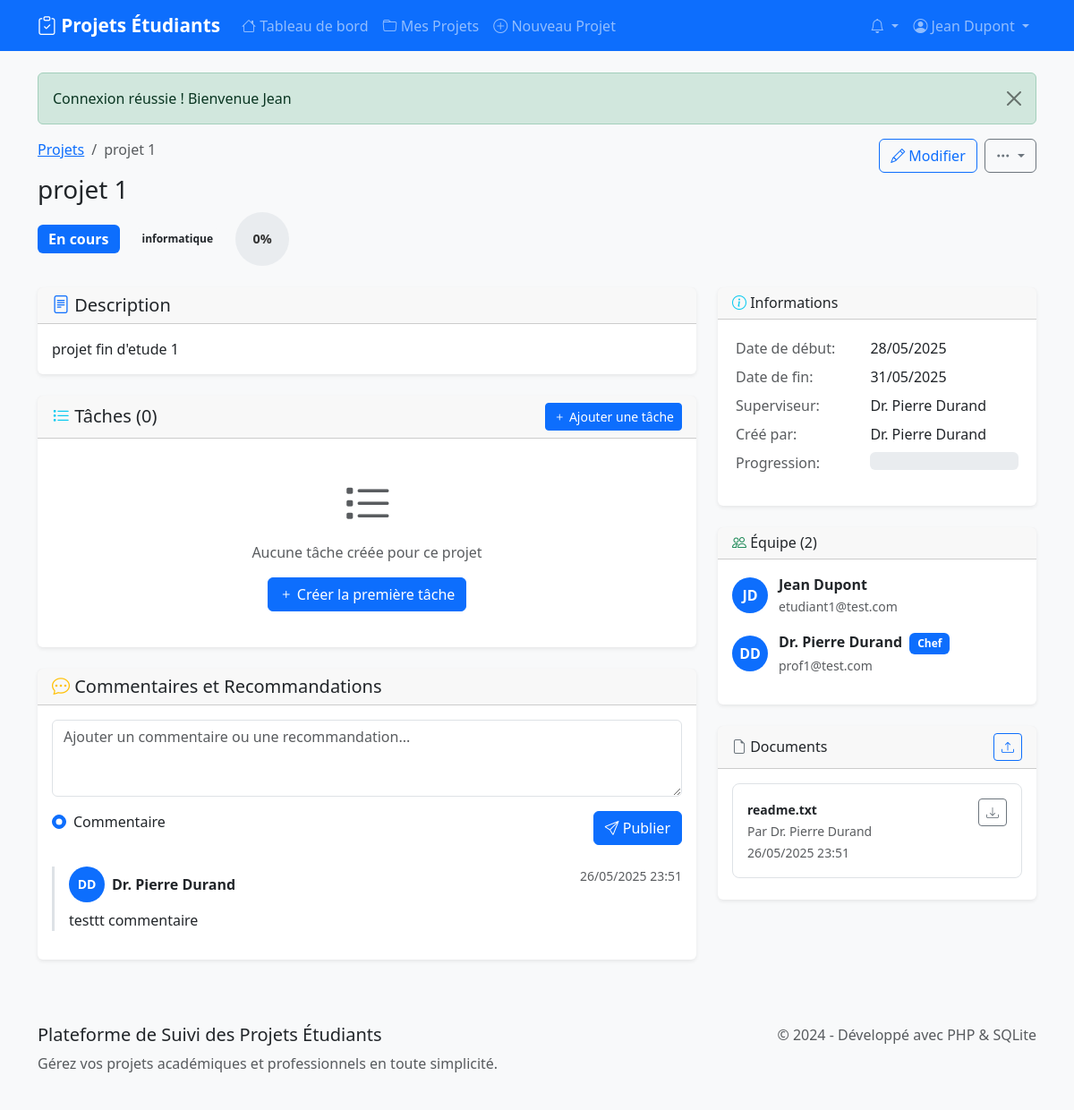
Page /pages/project_detail.php?id=1 (signed in) on the committed database.
### tables this page shows
CREATE TABLE users (
        id INTEGER PRIMARY KEY AUTOINCREMENT,
        username VARCHAR(50) UNIQUE NOT NULL,
        email VARCHAR(100) UNIQUE NOT NULL,
        password VARCHAR(255) NOT NULL,
        first_name VARCHAR(50) NOT NULL,
        last_name VARCHAR(50) NOT NULL,
        role TEXT DEFAULT 'student',
        created_at DATETIME DEFAULT CURRENT_TIMESTAMP
    );

CREATE TABLE projects (
        id INTEGER PRIMARY KEY AUTOINCREMENT,
        title VARCHAR(200) NOT NULL,
        description TEXT,
        domain VARCHAR(100),
        start_date DATE,
        end_date DATE,
        status TEXT DEFAULT 'planning',
        progress_percentage INTEGER DEFAULT 0,
        supervisor_id INTEGER,
        created_by INTEGER,
        created_at DATETIME DEFAULT CURRENT_TIMESTAMP
    );

CREATE TABLE comments (
        id INTEGER PRIMARY KEY AUTOINCREMENT,
        project_id INTEGER,
        user_id INTEGER,
        comment TEXT NOT NULL,
        type TEXT DEFAULT 'comment',
        created_at DATETIME DEFAULT CURRENT_TIMESTAMP
    );

CREATE TABLE project_members (
        id INTEGER PRIMARY KEY AUTOINCREMENT,
        project_id INTEGER,
        user_id INTEGER,
        role TEXT DEFAULT 'member',
        joined_at DATETIME DEFAULT CURRENT_TIMESTAMP
    );

CREATE TABLE documents (
        id INTEGER PRIMARY KEY AUTOINCREMENT,
        project_id INTEGER,
        uploaded_by INTEGER,
        filename VARCHAR(255) NOT NULL,
        original_name VARCHAR(255) NOT NULL,
        file_size INTEGER,
        mime_type VARCHAR(100),
        upload_path VARCHAR(500),
        created_at DATETIME DEFAULT CURRENT_TIMESTAMP
    );

### pages/project_detail.php (the view, shortened to what the rows shown need)
<?php
require_once '../includes/header.php';
$projectId = $_GET['id'] ?? 0;
$db = getDB();
$project = getProject($projectId);
$members = getProjectMembers($projectId);
$comments = $db->fetchAll("
    SELECT c.*, u.first_name, u.last_name
    FROM comments c
    JOIN users u ON c.user_id = u.id
    WHERE c.project_id = ?
    ORDER BY c.created_at DESC
", [$projectId]);
$documents = $db->fetchAll("
    SELECT d.*, u.first_name, u.last_name
    FROM documents d
    JOIN users u ON d.uploaded_by = u.id
    WHERE d.project_id = ?
    ORDER BY d.created_at DESC
", [$projectId]);
$currentProgress = updateProjectProgress($projectId);
?>
<div class="row">
    <div class="col-12">
        <div class="d-flex justify-content-between align-items-start mb-4">
            <div>
                <nav aria-label="breadcrumb">
                    <ol class="breadcrumb">
                        <li class="breadcrumb-item"><a href="/pages/projects.php">Projets</a></li>
                        <li class="breadcrumb-item active"><?php echo e($project['title']); ?></li>
                    </ol>
                </nav>
                <h1 class="h3 mb-2"><?php echo e($project['title']); ?></h1>
                <div class="d-flex align-items-center gap-3">
                    <span class="badge bg-<?php echo getStatusClass($project['status']); ?> fs-6">
                        <?php echo getStatusLabel($project['status']); ?>
                    </span>
                    <?php if (!empty($project['domain'])): ?>
                    <span class="badge bg-light text-dark"><?php echo e($project['domain']); ?></span>
                    <?php endif; ?>
                    <div class="progress-circle" data-progress="<?php echo $currentProgress; ?>">
                        <?php echo $currentProgress; ?>%
                    </div>
                </div>
            </div>
        </div>
    </div>
</div>
<div class="row">
    <div class="col-lg-8">
        <div class="card mb-4">
            <div class="card-body">
                <p class="mb-0"><?php echo nl2br(e($project['description'])); ?></p>
            </div>
        </div>
        <div class="card">
            <div class="card-body">
                <div class="comments-list">
                    <?php if (empty($comments)): ?>
                    <p class="text-muted text-center">Aucun commentaire pour le moment</p>
                    <?php else: ?>
                    <?php foreach ($comments as $comment): ?>
                    <div class="comment-item type-<?php echo $comment['type']; ?> mb-3">
                        <div class="d-flex justify-content-between align-items-start mb-2">
                            <div class="d-flex align-items-center">
                                <div class="member-avatar small me-2">
                                    <?php echo strtoupper(substr($comment['first_name'], 0, 1) . substr($comment['last_name'], 0, 1)); ?>
                                </div>
                                <strong><?php echo e($comment['first_name'] . ' ' . $comment['last_name']); ?></strong>
                            </div>
                            <small class="text-muted"><?php echo formatDateTime($comment['created_at']); ?></small>
                        </div>
                        <p class="mb-0"><?php echo nl2br(e($comment['comment'])); ?></p>
                    </div>
                    <?php endforeach; ?>
                    <?php endif; ?>
                </div>
            </div>
        </div>
    </div>
    <div class="col-lg-4">
        <div class="card mb-4">
            <div class="card-body">
                <table class="table table-sm table-borderless">
                    <tr>
                        <td class="text-muted">Date de début:</td>
                        <td><?php echo formatDate($project['start_date']); ?></td>
                    </tr>
                    <tr>
                        <td class="text-muted">Date de fin:</td>
                        <td><?php echo formatDate($project['end_date']); ?></td>
                    </tr>
                </table>
            </div>
        </div>
        <div class="card mb-4">
            <div class="card-body">
                <?php foreach ($members as $member): ?>
                <div class="d-flex align-items-center mb-3">
                    <div class="member-avatar">
                        <?php echo strtoupper(substr($member['first_name'], 0, 1) . substr($member['last_name'], 0, 1)); ?>
                    </div>
                    <div>
                        <strong><?php echo e($member['first_name'] . ' ' . $member['last_name']); ?></strong>
                        <?php if ($member['project_role'] === 'leader'): ?>
                        <span class="badge bg-primary ms-1">Chef</span>
                        <?php endif; ?>
                        <br>
                        <small class="text-muted"><?php echo e($member['email']); ?></small>
                    </div>
                </div>
                <?php endforeach; ?>
            </div>
        </div>
        <div class="card">
            <div class="card-body">
                <?php if (empty($documents)): ?>
                <p class="text-muted text-center small">Aucun document</p>
                <?php else: ?>
                <?php foreach ($documents as $doc): ?>
                <div class="document-item">
                    <div class="d-flex justify-content-between align-items-start">
                        <div class="flex-grow-1">
                            <strong class="small"><?php echo e($doc['original_name']); ?></strong><br>
                            <small class="text-muted">
                                Par <?php echo e($doc['first_name'] . ' ' . $doc['last_name']); ?><br>
                                <?php echo formatDateTime($doc['created_at']); ?>
                            </small>
                        </div>
                        <a href="/uploads/documents/<?php echo e($doc['filename']); ?>"
                           class="btn btn-sm btn-outline-secondary" download>
                            <i class="bi bi-download"></i>
                        </a>
                    </div>
                </div>
                <?php endforeach; ?>
                <?php endif; ?>
            </div>
        </div>
    </div>
</div>
<?php require_once '../includes/footer.php'; ?>

### includes/header.php (shortened to what the rows shown need)
<?php
require_once __DIR__ . '/functions.php';
$currentUser = getCurrentUser();
?>
<!DOCTYPE html>
<html lang="fr">
<head>
    <link href="https://cdn.jsdelivr.net/npm/bootstrap@5.3.0/dist/css/bootstrap.min.css" rel="stylesheet">
    <link href="https://cdn.jsdelivr.net/npm/bootstrap-icons@1.10.0/font/bootstrap-icons.css" rel="stylesheet">
    <link href="/css/style.css" rel="stylesheet">
</head>
<body>
    <nav class="navbar navbar-expand-lg navbar-dark bg-primary">
        <div class="container">
            <?php if (isLoggedIn()): ?>
            <div class="collapse navbar-collapse" id="navbarNav">
                <ul class="navbar-nav me-auto">
                    <li class="nav-item">
                        <a class="nav-link" href="/pages/dashboard.php">
                            <i class="bi bi-house"></i> Tableau de bord
                        </a>
                    </li>
                    <li class="nav-item">
                        <a class="nav-link" href="/pages/projects.php">
                            <i class="bi bi-folder"></i> Mes Projets
                        </a>
                    </li>
                    <li class="nav-item">
                        <a class="nav-link" href="/pages/create_project.php">
                            <i class="bi bi-plus-circle"></i> Nouveau Projet
                        </a>
                    </li>
                </ul>
                <ul class="navbar-nav">
                    <li class="nav-item dropdown">
                        <a class="nav-link dropdown-toggle position-relative" href="#" id="notificationsDropdown" role="button" data-bs-toggle="dropdown">
                            <i class="bi bi-bell"></i>
                        </a>
                    </li>
                    <li class="nav-item dropdown">
                        <a class="nav-link dropdown-toggle" href="#" id="userDropdown" role="button" data-bs-toggle="dropdown">
                            <i class="bi bi-person-circle"></i>
                            <?php echo e($currentUser['first_name'] . ' ' . $currentUser['last_name']); ?>
                        </a>
                    </li>
                </ul>
            </div>
            <?php endif; ?>
        </div>
    </nav>
    <main class="container mt-4">

### rows in the picture
users: first_name+last_name "Jean Dupont"
projects: title "projet 1", status "En cours", domain "informatique", description "projet fin d'etude 1", start_date "28/05/2025", end_date "31/05/2025"
comments: user.last_name "DD", user.last_name "Dr. Pierre Durand", created_at "26/05/2025 23:51", comment "testtt commentaire"
project_members: user.last_name "JD", user.last_name "Jean Dupont", user.email "etudiant1@test.com"
project_members: user.last_name "DD", user.last_name "Dr. Pierre Durand", role "Chef", user.email "prof1@test.com"
documents: original_name "readme.txt", users.first_name+last_name "Dr. Pierre Durand", created_at "26/05/2025 23:51"

### other values in the picture
$_SESSION['success'] "Connexion réussie ! Bienvenue Jean"
$currentProgress "0"
count($tasks) "0"
$project['creator_first_name'] . ' ' . $project['creator_last_name'] "Dr. Pierre Durand"
count($members) "2"
